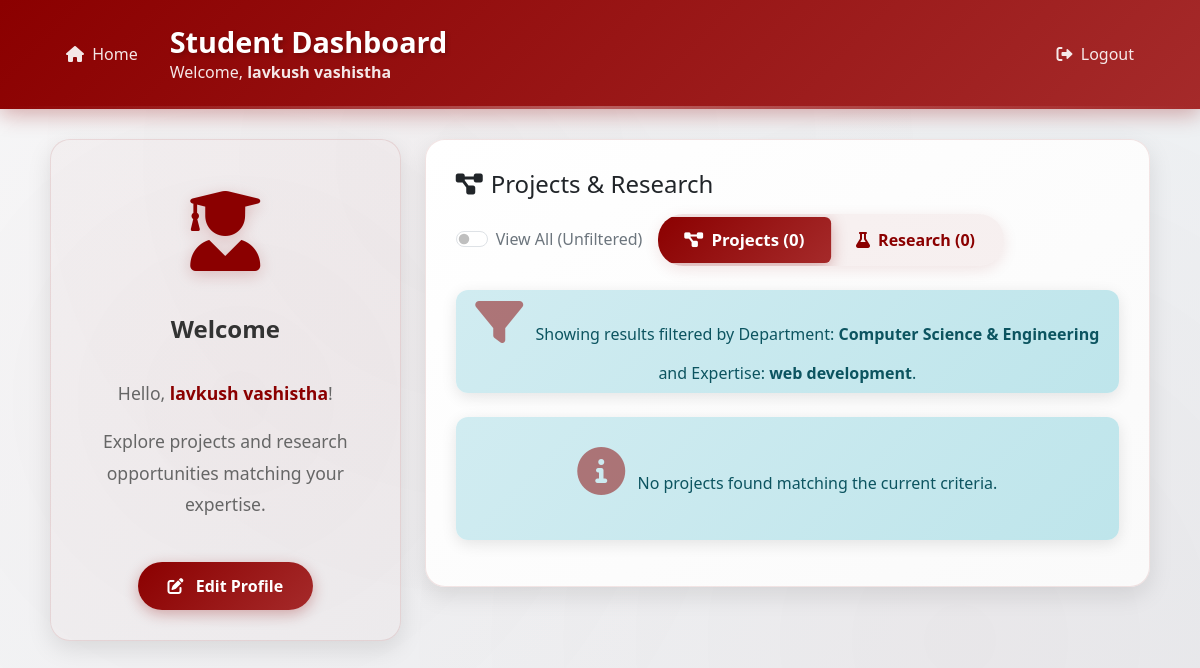
Before: /student-dashboard.php (signed in) with the older database file.
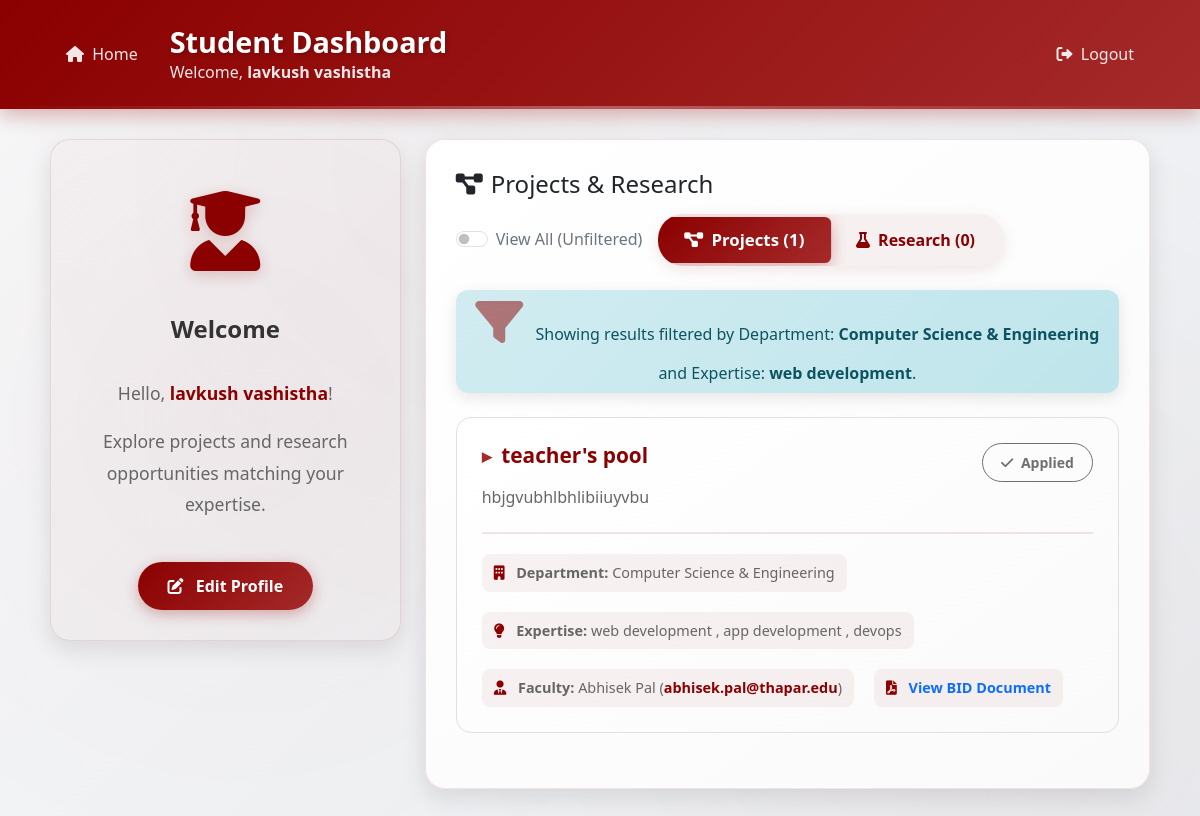
After: the same page with the newer database file.
### tables this page shows
CREATE TABLE `student` (
  `Student_ID` int(10) NOT NULL,
  `Name` varchar(50) NOT NULL,
  `email` varchar(150) NOT NULL,
  `password` varchar(200) NOT NULL,
  `phone` varchar(15) NOT NULL,
  `institute` varchar(250) NOT NULL,
  `department` varchar(200) NOT NULL,
  `expertise` varchar(1000) NOT NULL,
  `cv_path` varchar(255) DEFAULT NULL
);

CREATE TABLE `projects` (
  `id` int(10) NOT NULL,
  `name` varchar(300) NOT NULL,
  `description` varchar(2000) NOT NULL,
  `department_id` int(11) NOT NULL,
  `faculty_id` int(11) NOT NULL,
  `expertise` varchar(500) NOT NULL,
  `bid` varchar(1000) DEFAULT NULL,
  `type` enum('project','research') DEFAULT 'project'
);

CREATE TABLE `departments` (
  `id` int(11) NOT NULL,
  `department_name` varchar(255) NOT NULL
);

CREATE TABLE `faculty` (
  `faculty_id` int(11) NOT NULL,
  `first_name` varchar(50) DEFAULT NULL,
  `last_name` varchar(50) DEFAULT NULL,
  `department_id` int(11) DEFAULT NULL,
  `department` varchar(150) DEFAULT NULL,
  `Department_2` int(10) NOT NULL,
  `Department_3` int(10) NOT NULL,
  `email` varchar(150) DEFAULT NULL,
  `password` varchar(255) NOT NULL,
  `password1` varchar(255) NOT NULL,
  `expertise` text DEFAULT NULL,
  `is_guide` tinyint(1) DEFAULT NULL,
  `svh_start_time` varchar(20) NOT NULL,
  `svh_end_time` varchar(20) NOT NULL,
  `Image` varchar(200) NOT NULL,
  `CT` varchar(1000) NOT NULL
);

### student-dashboard.php (the view, shortened to what this page needs)
<?php
require_once 'db.php';
$student_id = $_SESSION['student_id'] ?? null;
$student_name = $_SESSION['student_name'] ?? "Student";
$student_data = null;
$projects = [];
$research = [];
$view_all = isset($_GET['view_all']) && $_GET['view_all'] === 'true';
try {
    $stmt = $pdo->prepare("SELECT Student_ID, Name, email, phone, institute, department, expertise, cv_path FROM student WHERE Student_ID = :student_id");
    $stmt->execute([':student_id' => $student_id]);
    $student_data = $stmt->fetch(PDO::FETCH_ASSOC);
    if ($student_data) {
        $applications_stmt = $pdo->prepare("SELECT project_id FROM project_applications WHERE student_id = :student_id");
        $applications_stmt->execute([':student_id' => $student_id]);
        $applied_projects = $applications_stmt->fetchAll(PDO::FETCH_COLUMN, 0);
        $student_department = $student_data['department'] ?? '';
        $student_expertise = $student_data['expertise'] ?? '';
        try { $pdo->exec("ALTER TABLE projects ADD COLUMN IF NOT EXISTS type ENUM('project', 'research') DEFAULT 'project'"); } catch (PDOException $e) {}
        $expertise_keywords = [];
        if ($student_expertise) {
            $expertise_keywords = array_map('trim', explode(',', strtolower($student_expertise)));
            $expertise_keywords = array_filter($expertise_keywords);
        }
        $buildQuery = function($type) use ($student_department, $expertise_keywords, $pdo, $view_all) {
            $sql = "
                SELECT
                    p.id, p.name, p.description, p.expertise, p.department_id, p.bid, p.type,
                    d.department_name,
                    f.first_name, f.last_name, f.email AS faculty_email, f.faculty_id
                FROM projects p
                LEFT JOIN departments d ON p.department_id = d.id
                LEFT JOIN faculty f ON p.faculty_id = f.faculty_id
                WHERE p.type = :type_val
            ";
            $params = [':type_val' => $type];
            $where_clauses = [];
            if (!$view_all) {
                if ($student_department) {
                    $where_clauses[] = "d.department_name = :dept_exact";
                    $params[':dept_exact'] = $student_department;
                }
                if (!empty($expertise_keywords)) {
                    $expertise_conditions = [];
                    foreach ($expertise_keywords as $idx => $keyword) {
                        if (!empty($keyword)) {
                            $param_key = ':expertise_' . $idx;
                            $expertise_conditions[] = "LOWER(p.expertise) LIKE " . $param_key;
                            $params[$param_key] = '%' . $keyword . '%';
                        }
                    }
                    if (!empty($expertise_conditions)) {
                        $where_clauses[] = "(" . implode(' OR ', $expertise_conditions) . ")";
                    }
                }
                if (!empty($where_clauses)) {
                    if ($student_department && !empty($expertise_keywords)) {
                        $sql .= " AND d.department_name = :dept_exact AND (" . implode(' OR ', $expertise_conditions) . ")";
                    } elseif ($student_department) {
                        $sql .= " AND d.department_name = :dept_exact";
                    } elseif (!empty($expertise_conditions)) {
                        $sql .= " AND (" . implode(' OR ', $expertise_conditions) . ")";
                    } else {
                        $sql .= " AND 1=0";
                    }
                } else {
                    $sql .= " AND 1=0";
                }
            }
            $sql .= " ORDER BY p.id DESC";
            $stmt = $pdo->prepare($sql);
            $stmt->execute($params);
            $results = $stmt->fetchAll(PDO::FETCH_ASSOC);
            $decoded_results = [];
            foreach ($results as $item) {
                $item['name'] = html_entity_decode($item['name'], ENT_QUOTES, 'UTF-8');
                $item['description'] = html_entity_decode($item['description'], ENT_QUOTES, 'UTF-8');
                $item['expertise'] = html_entity_decode($item['expertise'], ENT_QUOTES, 'UTF-8');
                $decoded_results[] = $item;
            }
            return $decoded_results;
        };
        if ($view_all || $student_department || $student_expertise) {
            $projects = $buildQuery('project');
            $research = $buildQuery('research');
        }
    } else {
        $db_error = "Student data not found.";
    }
} catch (PDOException $e) {
    error_log("Dashboard PDO Error: " . $e->getMessage());
    $db_error = "Database error occurred. Please try again later.";
}
?>
<!DOCTYPE html>
<html lang="en">
<head>
    <link href="https://cdn.jsdelivr.net/npm/bootstrap@5.3.2/dist/css/bootstrap.min.css" rel="stylesheet">
    <link rel="stylesheet" href="https://cdnjs.cloudflare.com/ajax/libs/font-awesome/6.0.0-beta3/css/all.min.css">
</head>
<body>
<header class="dashboard-header">
    <div class="d-flex align-items-center">
        <a href="index.php" class="back-link me-3">
            <i class="fas fa-home me-1"></i> Home
        </a>
        <div>
            <h1>Student Dashboard</h1>
            <p>Welcome, <strong><?= htmlspecialchars($student_name) ?></strong></p>
        </div>
    </div>
    <a href="student-logout.php" class="back-link">
        <i class="fas fa-sign-out-alt me-1"></i> Logout
    </a>
</header>
<div class="container-fluid content-area">
    <div class="row">
        <div class="col-12 col-md-4 mb-4">
            <div id="welcome-card" class="custom-card">
                <div class="welcome-icon">
                    <i class="fas fa-user-graduate"></i>
                </div>
                <h4>Welcome</h4>
                <div class="welcome-message">
                    <p>Hello, <strong><?= htmlspecialchars($student_name) ?></strong>!</p>
                    <p class="mt-3">Explore projects and research opportunities matching your expertise.</p>
                </div>
                <button type="button" class="btn edit-profile-btn" data-bs-toggle="modal" data-bs-target="#editProfileModal">
                    <i class="fas fa-edit me-2"></i> Edit Profile
                </button>
            </div>
        </div>
        <div class="col-12 col-md-8">
            <div class="custom-card">
                <div class="d-flex justify-content-between align-items-center mb-4 flex-wrap gap-3">
                    <h4 class="text-start mb-0">
                        <i class="fas fa-project-diagram me-2"></i>Projects & Research
                    </h4>
                    <div class="d-flex align-items-center gap-3">
                        <div class="form-check form-switch p-0">
                            <input class="form-check-input ms-0" type="checkbox" role="switch" id="viewAllSwitch"
                                onclick="toggleViewAll(this)" <?= $view_all ? 'checked' : '' ?>>
                            <label class="form-check-label text-sm text-secondary ms-2" for="viewAllSwitch">
                                View All (Unfiltered)
                            </label>
                        </div>
                        <div class="btn-group-projects" role="group">
                            <button type="button" class="btn active" id="btn-projects" onclick="showContent('projects')">
                                <i class="fas fa-project-diagram me-2"></i>Projects (<?= count($projects) ?>)
                            </button>
                            <button type="button" class="btn" id="btn-research" onclick="showContent('research')">
                                <i class="fas fa-flask me-2"></i>Research (<?= count($research) ?>)
                            </button>
                        </div>
                    </div>
                </div>
                <?php if (!$view_all): ?>
                    <div class="alert alert-info text-sm py-2 px-3 mb-4">
                        <i class="fas fa-filter me-2"></i>
                        Showing results filtered by Department: <strong><?= htmlspecialchars($student_data['department'] ?? 'N/A') ?></strong> and Expertise: <strong><?= htmlspecialchars($student_data['expertise'] ?? 'N/A') ?></strong>.
                    </div>
                <?php endif; ?>
                <div id="projects-list" class="content-section">
                    <?php if (empty($projects) && !$view_all && (empty($student_data['department']) || empty($student_data['expertise']))): ?>
                        <div class="alert alert-info text-center">
                            <i class="fas fa-info-circle me-2"></i>
                            Please update your profile with your department and expertise to see **relevant** projects. Or, check 'View All' to see everything.
                        </div>
                    <?php elseif (empty($projects)): ?>
                        <div class="alert alert-info text-center">
                            <i class="fas fa-info-circle me-2"></i>
                            No projects found matching the current criteria.
                        </div>
                    <?php else: ?>
                        <?php foreach ($projects as $project):
                            $is_applied = in_array($project['id'], $applied_projects);
                        ?>
                        <div class="project-card">
                            <div class="d-flex justify-content-between align-items-start">
                                <h5><?= htmlspecialchars($project['name']) ?></h5>
                                <form method="POST" action="student-dashboard.php" onsubmit="return confirm('Confirm application for <?= htmlspecialchars($project['name']) ?>?');">
                                    <?php if ($is_applied): ?>
                                        <button type="button" class="btn btn-applied btn-sm" disabled>
                                            <i class="fas fa-check me-1"></i> Applied
                                        </button>
                                    <?php else: ?>
                                        <button type="submit" class="btn btn-apply btn-sm">
                                            <i class="fas fa-paper-plane me-1"></i> Apply Now
                                        </button>
                                    <?php endif; ?>
                                </form>
                            </div>
                            <div class="project-description">
                                <?= nl2br(htmlspecialchars($project['description'])) ?>
                            </div>
                            <div class="project-meta">
                                <?php if (!empty($project['department_name'])): ?>
                                    <span><i class="fas fa-building"></i> <strong>Department:</strong> <?= htmlspecialchars($project['department_name']) ?></span>
                                <?php endif; ?>
                                <?php if (!empty($project['expertise'])): ?>
                                    <span><i class="fas fa-lightbulb"></i> <strong>Expertise:</strong> <?= htmlspecialchars($project['expertise']) ?></span>
                                <?php endif; ?>
                                <?php if (!empty($project['first_name']) || !empty($project['last_name'])): ?>
                                    <span><i class="fas fa-user-tie"></i> <strong>Faculty:</strong>
                                        <?= htmlspecialchars(trim(($project['first_name'] ?? '') . ' ' . ($project['last_name'] ?? ''))) ?>
                                        <?php if (!empty($project['faculty_email'])): ?>
                                            (<a href="mailto:<?= htmlspecialchars($project['faculty_email']) ?>"><?= htmlspecialchars($project['faculty_email']) ?></a>)
                                        <?php endif; ?>
                                    </span>
                                <?php endif; ?>
                                <?php if (!empty($project['bid'])): ?>
                                    <span><i class="fas fa-file-pdf"></i>
                                        <a href="<?= htmlspecialchars($project['bid']) ?>" target="_blank" class="text-primary">View BID Document</a>
                                    </span>
                                <?php endif; ?>
                            </div>
                        </div>
                        <?php endforeach; ?>
                    <?php endif; ?>
                </div>
            </div>
        </div>
    </div>
</div>
</body>
</html>

Changed rows visible on the page:
added projects: name "teacher's pool", shows "Applied", description "hbjgvubhlbhlibiiuyvbu", department.department_name "Computer Science & Engineering", expertise "web development , app development , devops", faculty.last_name "Abhisek Pal", faculty.email "abhisek.pal@thapar.edu"
Other visible differences:
count($projects): "0" → "1"
text no longer shown: "No projects found matching the current criteria."
